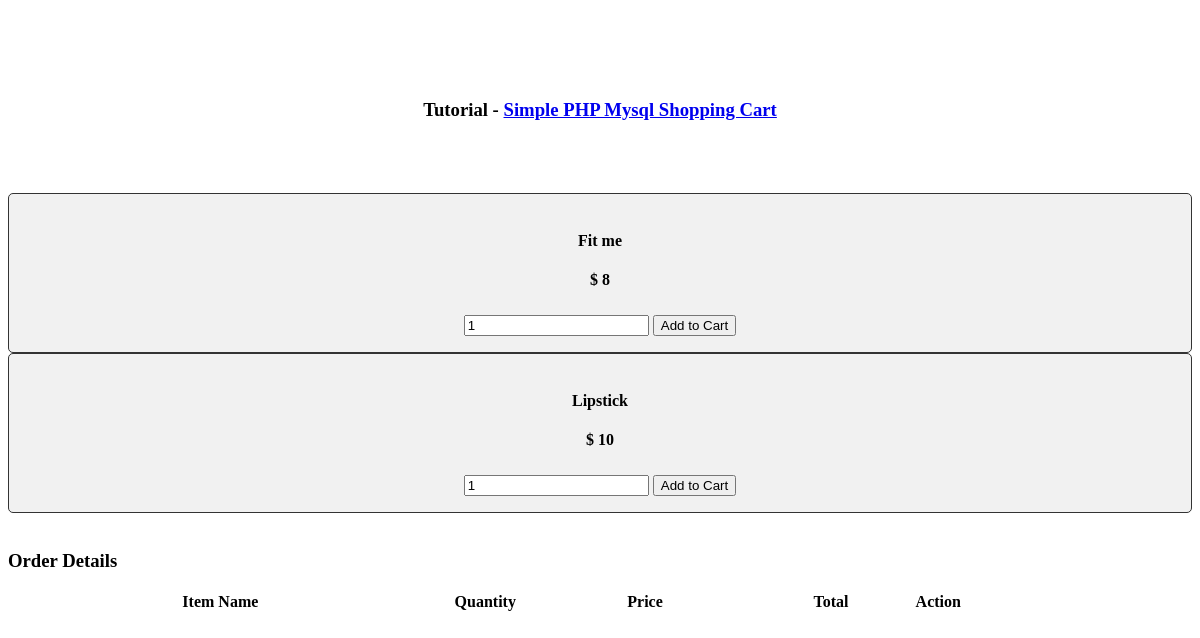
The app's page /cartController.php, older data.
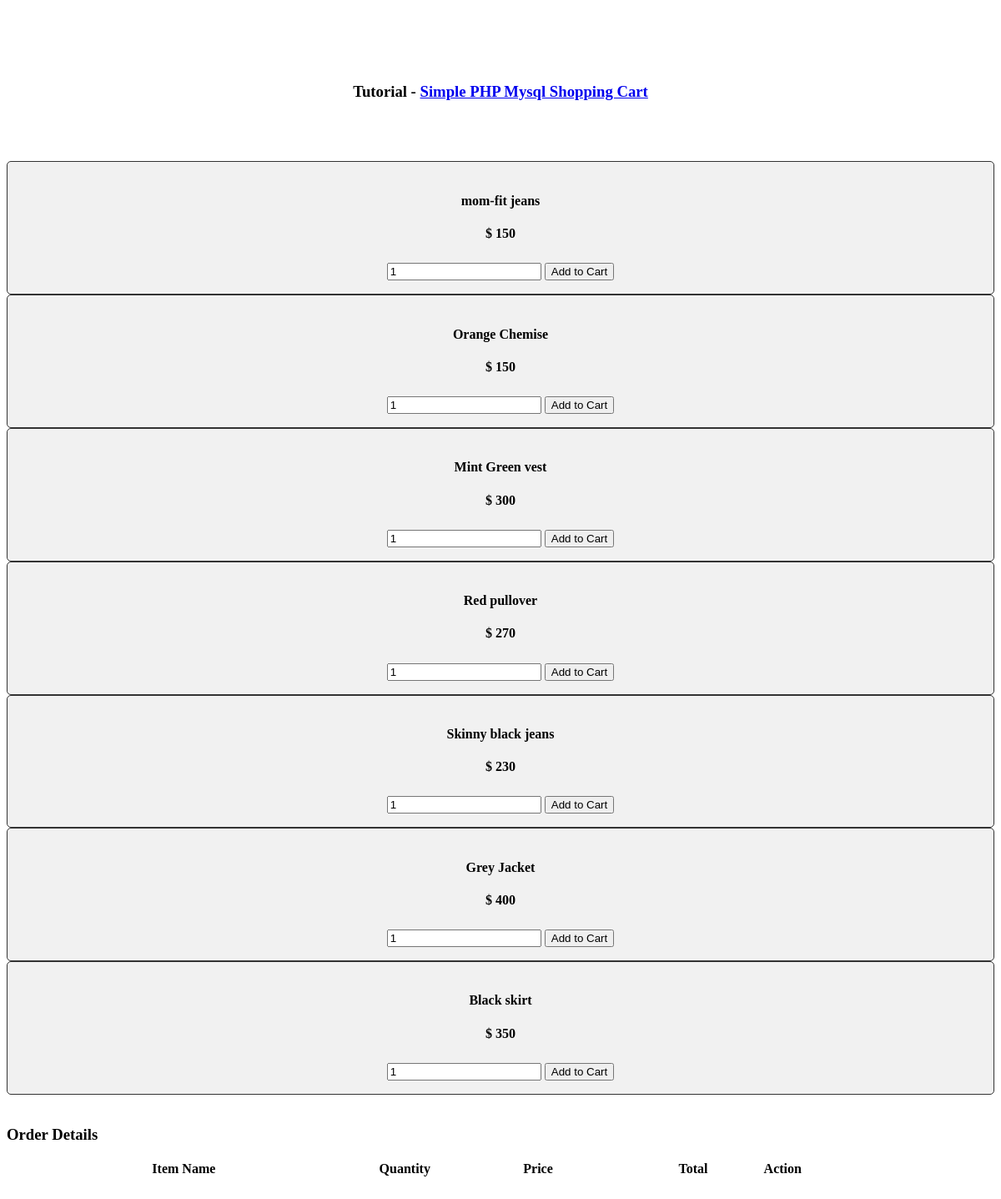
The same page, newer data.
### tables this page shows
CREATE TABLE `products` (
  `id` int(11) NOT NULL,
  `name` tinytext NOT NULL,
  `description` tinytext NOT NULL,
  `keywords` tinytext NOT NULL,
  `category` tinytext NOT NULL,
  `count` int(11) NOT NULL,
  `price` int(11) NOT NULL,
  `image` mediumblob NOT NULL
);

### cartController.php (the view, shortened to what this page needs)
<?php
function connecting(){
$mdb=new db();
$mPDO=$mdb->connect();
return $mPDO;
}
?>
<!DOCTYPE html>
<html>
	<head>
	</head>
	<body>
		<br />
		<div class="container">
			<br />
			<br />
			<br />
			<h3 align="center">Tutorial - <a href="http://www.webslesson.info/2016/08/simple-php-mysql-shopping-cart.html" title="Simple PHP Mysql Shopping Cart">Simple PHP Mysql Shopping Cart</a></h3><br />
			<br /><br />
			<?php
      $mPDO=connecting();
			  $q="SELECT * FROM `products` ORDER BY id ASC";
        $prepare=$mPDO->prepare($q);
        $prepare->execute();
					while($row = $prepare->fetch(PDO::FETCH_ASSOC))
					{
				?>
			<div class="col-md-4">
				<form method="post" action="cartController.php?action=add&id=<?php echo $row["id"]; ?>">
					<div style="border:1px solid #333; background-color:#f1f1f1; border-radius:5px; padding:16px;" align="center">
						<h4 class="text-info"><?php echo $row["name"]; ?></h4>
						<h4 class="text-danger">$ <?php echo $row["price"]; ?></h4>
						<input type="text" name="quantity" value="1" class="form-control" />
						<input type="submit" name="add_to_cart" style="margin-top:5px;" class="btn btn-success" value="Add to Cart" />
					</div>
				</form>
			</div>
			<?php
					}
			?>
			<br />
			<h3>Order Details</h3>
			<div class="table-responsive">
				<table class="table table-bordered">
					<tr>
						<th width="40%">Item Name</th>
						<th width="10%">Quantity</th>
						<th width="20%">Price</th>
						<th width="15%">Total</th>
						<th width="5%">Action</th>
					</tr>
				</table>
			</div>
		</div>
	<br />
	</body>
</html>

Row changes from the older to the newer data that the page shows:
removed products: name "Lipstick", price "10"
changed products: name "Fit me" → "mom-fit jeans"; price "8" → "150"
added products: name "Orange Chemise", price "150"
added products: name "Mint Green vest", price "300"
added products: name "Red pullover", price "270"
added products: name "Skinny black jeans", price "230"
added products: name "Grey Jacket", price "400"
added products: name "Black skirt", price "350"
